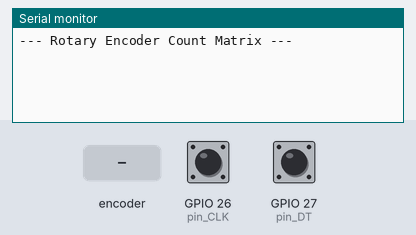
The program below on a simulated ESP32. Shown: the last lines printed to the serial monitor. The test bench sets the inputs (shaded band); at power-on: GPIO 26 (pin_CLK) HIGH, GPIO 27 (pin_DT) HIGH.

Above: at 2.2 s.
2.3 s: rotary encoder on GPIO 26 (pin_CLK) / GPIO 27 (pin_DT) turned 1 step (first pin leading)
At 2.9 s:
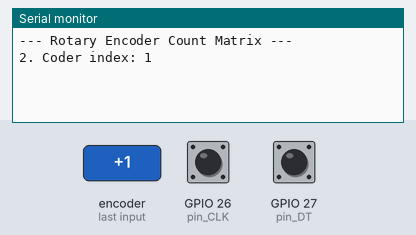
4.0 s: rotary encoder on GPIO 26 (pin_CLK) / GPIO 27 (pin_DT) turned 1 step (first pin leading)
At 5.4 s:
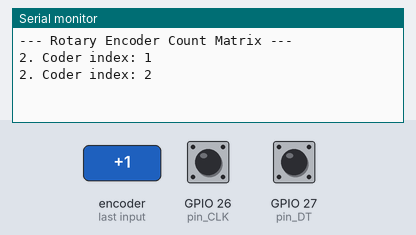

The program:

main.cpp
```cpp
#include <Arduino.h>

#define pin_CLK   26
#define pin_DT    27
#define pin_SW    34
#define MAX_INDEX 10
#define ENC_STEPS  4

uint8_t pin_A, pin_B, oldState, newState, oldCoderIndex, newCoderIndex;
long int dirIndex = 0;	// signed integer

// These are the only valid steps when:
// coder pin_A [pin_CLK] H  L  L  H  H
// coder pin_B [pin_DT]  H  H  L  L  H
//	CW encoder movement: 3->1->0->2->3
// CCW encoder movement: 3<-1<-0<-2<-3
//
// The 4 encoder steps between each detent are
// represented in the STATE_MATRIX array below:
//					  newState =
//					  0   1   2   3
//	oldState = 0 => { 0, -1,  1,  0},
//	oldState = 1 => { 1,  0,  0, -1},
//	oldState = 2 => {-1,  0,  0,  1},
//	oldState = 3 => { 0,  1, -1,  0}
//
int STATE_MATRIX[4][4] = {
		{ 0, -1,  1,  0},
		{ 1,  0,  0, -1},
		{-1,  0,  0,  1},
		{ 0,  1, -1,  0}
};

void setup()
{
  Serial.begin(115200);
  vTaskDelay(1000 / portTICK_PERIOD_MS);	// Stabilize serial

  pinMode(pin_CLK, INPUT_PULLUP);
  pinMode(pin_DT, INPUT_PULLUP);
  pinMode(pin_SW, INPUT_PULLUP);

  Serial.println("\n--- Rotary Encoder Count Matrix ---\n");

  // From one detent to another there are 4 steps
  //
  oldState = (pin_B | (pin_A << 1)); 	// CW: 3, 1, 0, 2, 3
  oldCoderIndex = 0;

}	// end setup()


void loop()
{
	pin_A = digitalRead(pin_CLK);		// pin_A = 0 | 1
	pin_B = digitalRead(pin_DT);		// pin_B = 0 | 1

	newState = (pin_B | (pin_A << 1)); 	// 3, 1, 0, 2

	if (oldState != newState)
	{
		// The encoder has been rotated. Between each detent it runs through all
    	// ENC_STEPS. While turning right [CW] incrementing dirIndex.
		//
		dirIndex += STATE_MATRIX[oldState][newState];
    	//Serial.printf("dirIndex: %ld\n", dirIndex);

		if (newState == 3)
		{
			// newCoderIndex * 4 = dirIndex
			//
			newCoderIndex = (dirIndex >> 2);
			//Serial.printf("1. newCoderIndex: %d dirIndex: %ld\n\n", newCoderIndex, dirIndex);

			// The occurence of -ENC_STEPS takes place when rotating the coder CCW.
			// Then newCoderIndex should change from MAX_INDEX to (MAX_INDEX -1) and
			// when rotating CCW continues, it should remain counting down.
			//
			if (dirIndex == -ENC_STEPS)
			{
				newCoderIndex = MAX_INDEX;
				dirIndex      = MAX_INDEX * ENC_STEPS;
			}

			if (newCoderIndex > MAX_INDEX)
			{
				newCoderIndex = 0;
				dirIndex      = 0;
			}

			if (oldCoderIndex != newCoderIndex)
			{
				// This is the value of newCoderIndex we can use as index to
				// select a new radio station.
				//
				Serial.printf("2. Coder index: %d\n\n", newCoderIndex);


				oldCoderIndex = newCoderIndex;
			}

		}	// end if (newState == 3)

	  oldState = newState;

  }	// end if (oldState != NewState)

}	// end loop()
```

Measured:
- after the input at 2.3 s, the serial monitor: prints a new line after 0.08 s (image 1)
- after the input at 4.0 s, the serial monitor: prints a new line after 0.08 s (image 2)
